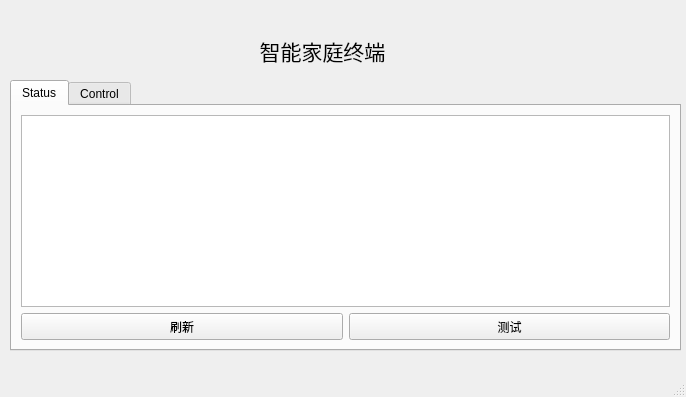
<?xml version="1.0" encoding="UTF-8"?>
<ui version="4.0">
 <class>MainWindow</class>
 <widget class="QMainWindow" name="MainWindow">
  <property name="geometry">
   <rect>
    <x>0</x>
    <y>0</y>
    <width>686</width>
    <height>397</height>
   </rect>
  </property>
  <property name="sizePolicy">
   <sizepolicy hsizetype="Expanding" vsizetype="Expanding">
    <horstretch>0</horstretch>
    <verstretch>0</verstretch>
   </sizepolicy>
  </property>
  <property name="font">
   <font>
    <pointsize>9</pointsize>
   </font>
  </property>
  <property name="windowTitle">
   <string>SMART HOME SERVER</string>
  </property>
  <widget class="QWidget" name="centralwidget">
   <widget class="QLabel" name="label">
    <property name="geometry">
     <rect>
      <x>10</x>
      <y>20</y>
      <width>625</width>
      <height>61</height>
     </rect>
    </property>
    <property name="font">
     <font>
      <pointsize>16</pointsize>
     </font>
    </property>
    <property name="text">
     <string>智能家庭终端</string>
    </property>
    <property name="alignment">
     <set>Qt::AlignCenter</set>
    </property>
   </widget>
   <widget class="QTabWidget" name="tabWidget">
    <property name="geometry">
     <rect>
      <x>10</x>
      <y>80</y>
      <width>671</width>
      <height>271</height>
     </rect>
    </property>
    <property name="sizePolicy">
     <sizepolicy hsizetype="Preferred" vsizetype="Preferred">
      <horstretch>0</horstretch>
      <verstretch>0</verstretch>
     </sizepolicy>
    </property>
    <property name="currentIndex">
     <number>0</number>
    </property>
    <widget class="QWidget" name="status">
     <attribute name="title">
      <string>Status</string>
     </attribute>
     <layout class="QVBoxLayout" name="verticalLayout_2">
      <item>
       <widget class="QTableView" name="data_table">
        <property name="sizePolicy">
         <sizepolicy hsizetype="Expanding" vsizetype="Preferred">
          <horstretch>0</horstretch>
          <verstretch>0</verstretch>
         </sizepolicy>
        </property>
       </widget>
      </item>
      <item>
       <layout class="QHBoxLayout" name="horizontalLayout">
        <property name="sizeConstraint">
         <enum>QLayout::SetNoConstraint</enum>
        </property>
        <item>
         <widget class="QPushButton" name="freshButton">
          <property name="sizePolicy">
           <sizepolicy hsizetype="Expanding" vsizetype="Preferred">
            <horstretch>0</horstretch>
            <verstretch>0</verstretch>
           </sizepolicy>
          </property>
          <property name="text">
           <string>刷新</string>
          </property>
         </widget>
        </item>
        <item>
         <widget class="QPushButton" name="testButton">
          <property name="sizePolicy">
           <sizepolicy hsizetype="Expanding" vsizetype="Preferred">
            <horstretch>0</horstretch>
            <verstretch>0</verstretch>
           </sizepolicy>
          </property>
          <property name="text">
           <string>测试</string>
          </property>
         </widget>
        </item>
       </layout>
      </item>
     </layout>
    </widget>
    <widget class="QWidget" name="control">
     <attribute name="title">
      <string>Control</string>
     </attribute>
     <layout class="QVBoxLayout" name="verticalLayout">
      <item>
       <widget class="QTextEdit" name="infoPad"/>
      </item>
      <item>
       <widget class="QPushButton" name="startBtn">
        <property name="text">
         <string>开始监听</string>
        </property>
       </widget>
      </item>
      <item>
       <widget class="QPushButton" name="stopBtn">
        <property name="text">
         <string>停止监听</string>
        </property>
       </widget>
      </item>
     </layout>
    </widget>
   </widget>
  </widget>
  <widget class="QMenuBar" name="menubar">
   <property name="geometry">
    <rect>
     <x>0</x>
     <y>0</y>
     <width>686</width>
     <height>23</height>
    </rect>
   </property>
  </widget>
  <widget class="QStatusBar" name="statusbar"/>
 </widget>
 <resources/>
 <connections/>
</ui>
